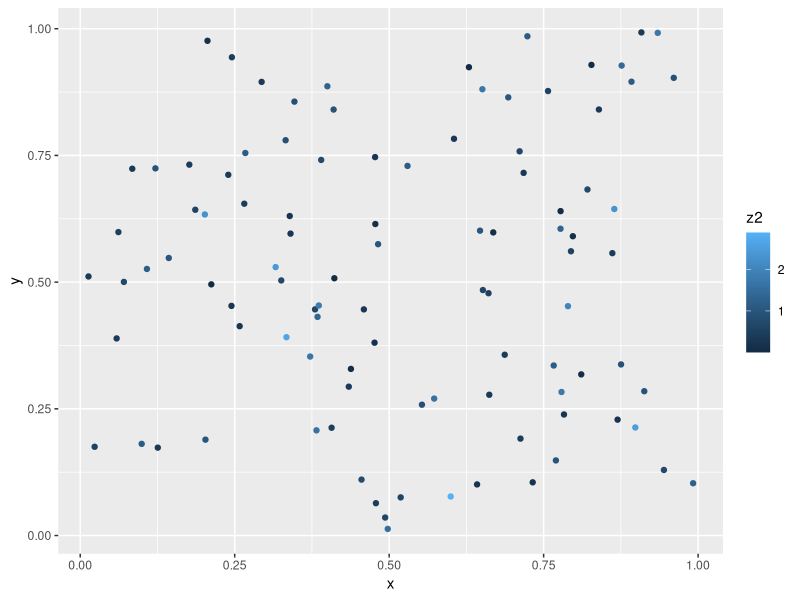
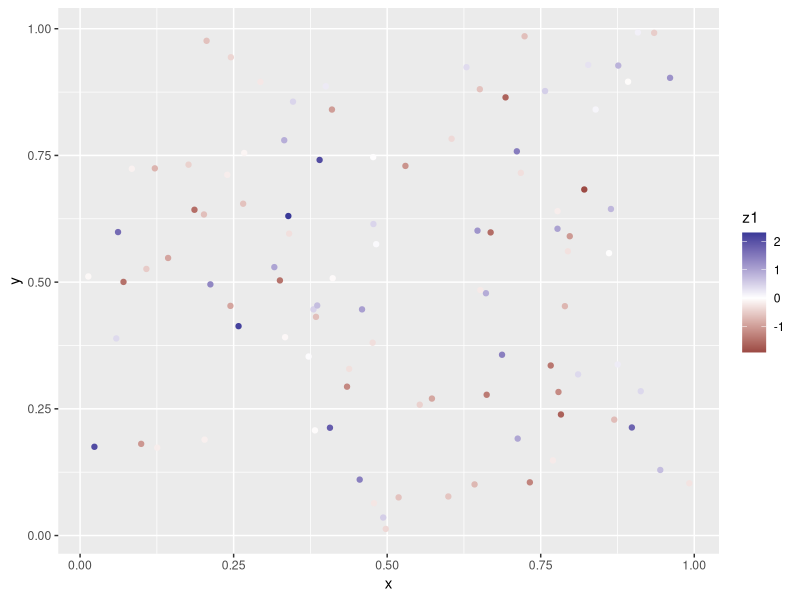
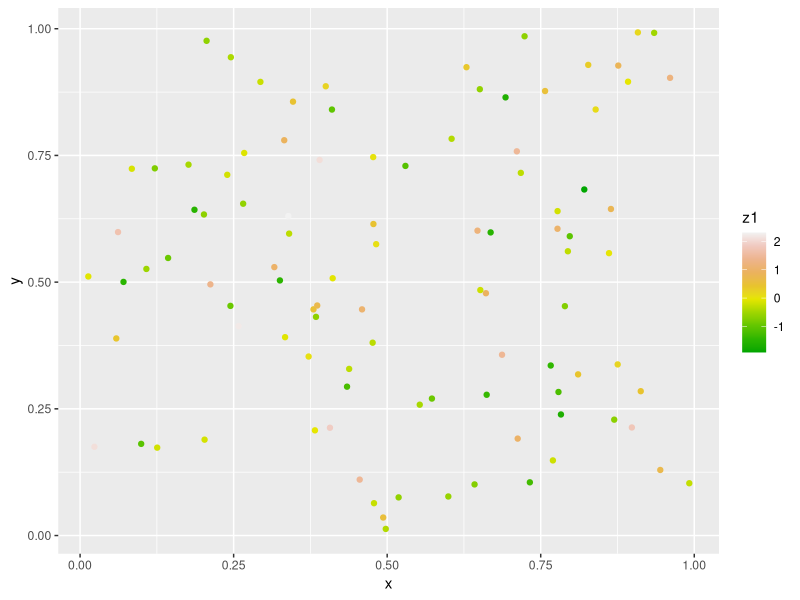
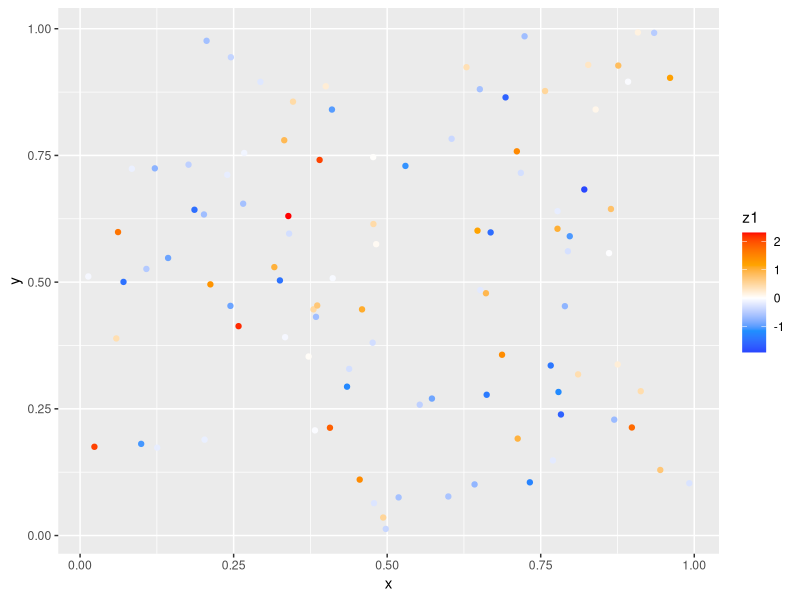
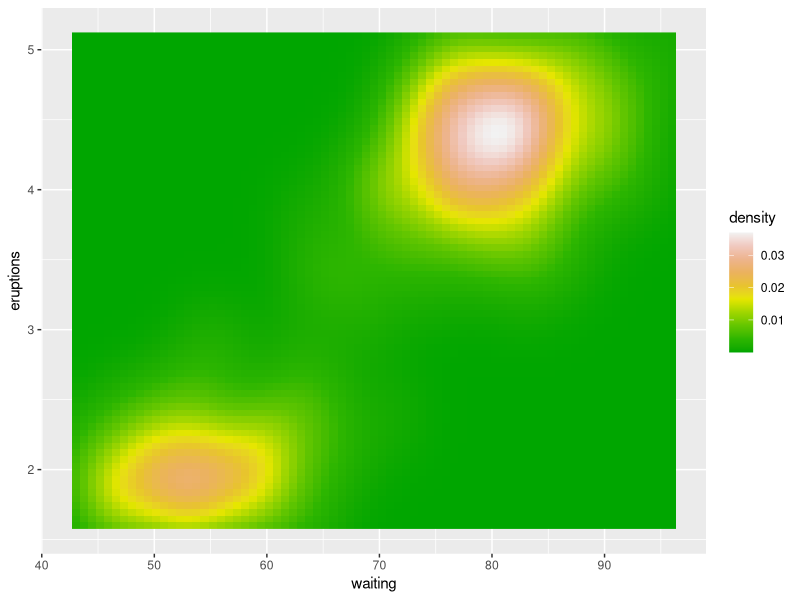
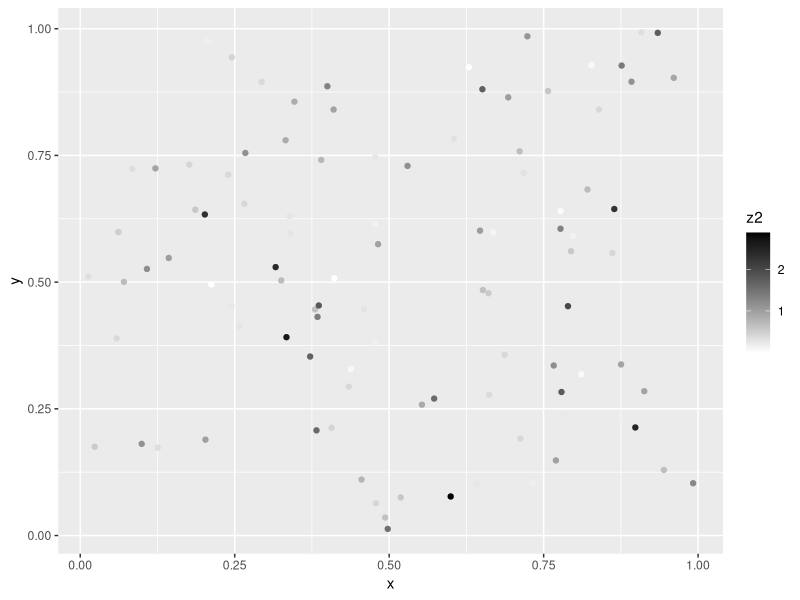
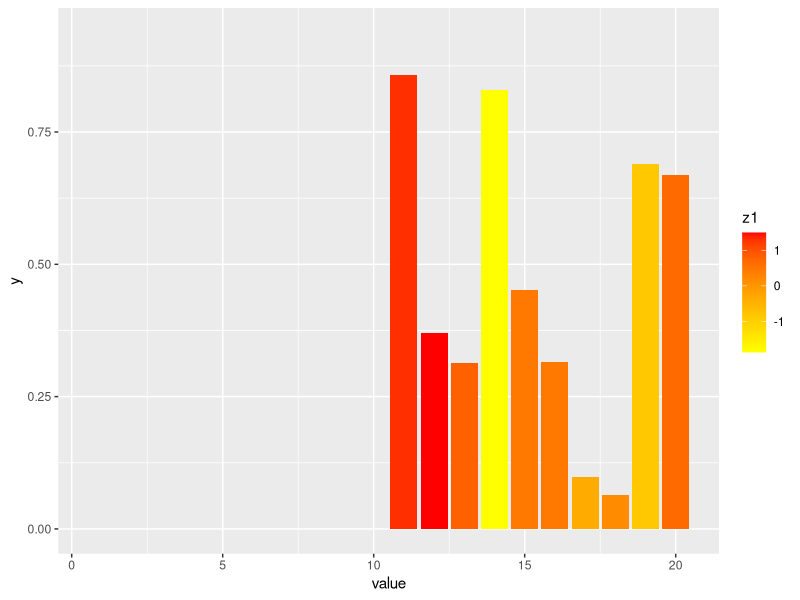
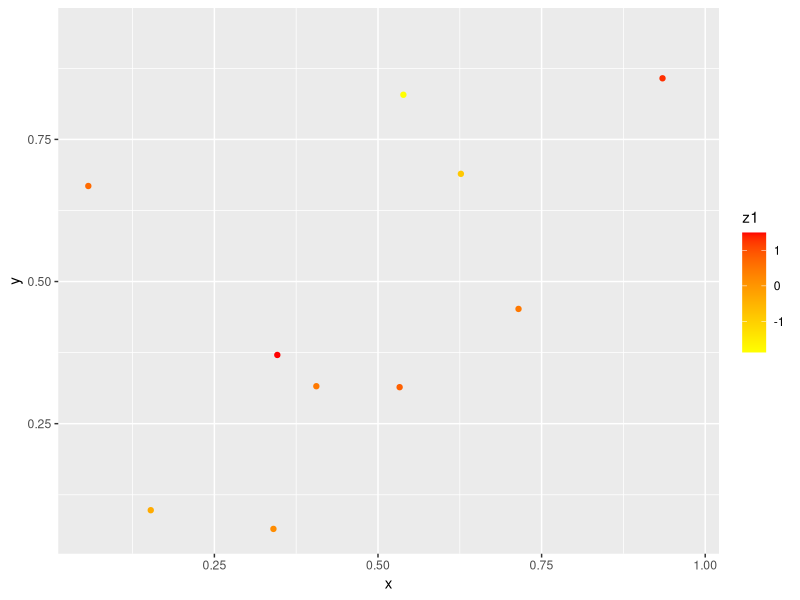

These charts were generated, in order, by the following R code:
# r2py crawler metadata
# package: ggplot2
# source_type: rd_example
# topic: scale_gradient.Rd
# source_file: C:\Users\bened\AppData\Local\R\win-library\4.5\ggplot2\help
# lines: 58

suppressPackageStartupMessages(library(ggplot2))
set.seed(1)
df <- data.frame(
  x = runif(100),
  y = runif(100),
  z1 = rnorm(100),
  z2 = abs(rnorm(100))
)

df_na <- data.frame(
  value = seq(1, 20),
  x = runif(20),
  y = runif(20),
  z1 = c(rep(NA, 10), rnorm(10))
)

# Default colour scale colours from light blue to dark blue
ggplot(df, aes(x, y)) +
  geom_point(aes(colour = z2))

# For diverging colour scales use gradient2
ggplot(df, aes(x, y)) +
  geom_point(aes(colour = z1)) +
  scale_colour_gradient2()

# Use your own colour scale with gradientn
ggplot(df, aes(x, y)) +
  geom_point(aes(colour = z1)) +
  scale_colour_gradientn(colours = terrain.colors(10))

# The gradientn scale can be centered by using a rescaler
ggplot(df, aes(x, y)) +
  geom_point(aes(colour = z1)) +
  scale_colour_gradientn(
    colours = c("blue", "dodgerblue", "white", "orange", "red"),
    rescaler = ~ scales::rescale_mid(.x, mid = 0)
  )

# Equivalent fill scales do the same job for the fill aesthetic
ggplot(faithfuld, aes(waiting, eruptions)) +
  geom_raster(aes(fill = density)) +
  scale_fill_gradientn(colours = terrain.colors(10))

# Adjust colour choices with low and high
ggplot(df, aes(x, y)) +
  geom_point(aes(colour = z2)) +
  scale_colour_gradient(low = "white", high = "black")
# Avoid red-green colour contrasts because ~10% of men have difficulty
# seeing them

# Use `na.value = NA` to hide missing values but keep the original axis range
ggplot(df_na, aes(x = value, y)) +
  geom_bar(aes(fill = z1), stat = "identity") +
  scale_fill_gradient(low = "yellow", high = "red", na.value = NA)

 ggplot(df_na, aes(x, y)) +
   geom_point(aes(colour = z1)) +
   scale_colour_gradient(low = "yellow", high = "red", na.value = NA)
